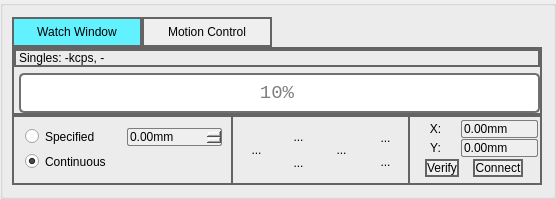
      <widget class="QGroupBox" name="groupBox_2">
       <property name="styleSheet">
        <string notr="true"/>
       </property>
       <property name="title">
        <string/>
       </property>
       <layout class="QVBoxLayout" name="verticalLayout_2" stretch="0,0,0">
        <property name="spacing">
         <number>0</number>
        </property>
        <property name="leftMargin">
         <number>9</number>
        </property>
        <item>
         <layout class="QHBoxLayout" name="horizontalLayout_11">
          <property name="spacing">
           <number>0</number>
          </property>
          <item>
           <widget class="QPushButton" name="pushButton_6">
            <property name="minimumSize">
             <size>
              <width>130</width>
              <height>30</height>
             </size>
            </property>
            <property name="styleSheet">
             <string notr="true">color: rgb(0, 0, 0);
font: 16px &quot;微软雅黑&quot;;
background-color: rgb(98,241,255);
border: 2px solid rgb(100, 100, 100);</string>
            </property>
            <property name="text">
             <string>Watch Window</string>
            </property>
           </widget>
          </item>
          <item>
           <widget class="QPushButton" name="pushButton_7">
            <property name="sizePolicy">
             <sizepolicy hsizetype="Minimum" vsizetype="Fixed">
              <horstretch>0</horstretch>
              <verstretch>0</verstretch>
             </sizepolicy>
            </property>
            <property name="minimumSize">
             <size>
              <width>130</width>
              <height>30</height>
             </size>
            </property>
            <property name="styleSheet">
             <string notr="true">color: rgb(0, 0, 0);
font: 16px &quot;微软雅黑&quot;;
background-color: rgb(239, 239, 239);
border: 2px solid rgb(100, 100, 100);</string>
            </property>
            <property name="text">
             <string>Motion Control</string>
            </property>
           </widget>
          </item>
          <item>
           <spacer name="horizontalSpacer_19">
            <property name="orientation">
             <enum>Qt::Horizontal</enum>
            </property>
            <property name="sizeHint" stdset="0">
             <size>
              <width>40</width>
              <height>20</height>
             </size>
            </property>
           </spacer>
          </item>
         </layout>
        </item>
        <item>
         <widget class="QGroupBox" name="groupBox_9">
          <property name="sizePolicy">
           <sizepolicy hsizetype="Preferred" vsizetype="Preferred">
            <horstretch>0</horstretch>
            <verstretch>100</verstretch>
           </sizepolicy>
          </property>
          <property name="minimumSize">
           <size>
            <width>0</width>
            <height>0</height>
           </size>
          </property>
          <property name="styleSheet">
           <string notr="true">border: 2px solid rgb(100, 100, 100);
border-radius:0px;</string>
          </property>
          <property name="title">
           <string/>
          </property>
          <layout class="QVBoxLayout" name="verticalLayout_9" stretch="2,1">
           <property name="leftMargin">
            <number>0</number>
           </property>
           <property name="topMargin">
            <number>0</number>
           </property>
           <property name="rightMargin">
            <number>0</number>
           </property>
           <property name="bottomMargin">
            <number>0</number>
           </property>
           <item>
            <widget class="QLabel" name="label_27">
             <property name="text">
              <string>Singles: -kcps, -</string>
             </property>
            </widget>
           </item>
           <item>
            <widget class="QProgressBar" name="progressBar_coin">
             <property name="sizePolicy">
              <sizepolicy hsizetype="Expanding" vsizetype="Minimum">
               <horstretch>0</horstretch>
               <verstretch>0</verstretch>
              </sizepolicy>
             </property>
             <property name="minimumSize">
              <size>
               <width>500</width>
               <height>40</height>
              </size>
             </property>
             <property name="font">
              <font>
               <family>Consolas</family>
               <pointsize>14</pointsize>
              </font>
             </property>
             <property name="styleSheet">
              <string notr="true">QProgressBar {   

border: 2px solid #707070;
/*
color:rgba(24,144,255,1.0);
*/
color:grey;
border-radius: 5px;   
background-color: #FFFFFF;
margin-right: 7ex;
margin-left:5px;
text-align:center;
}
QProgressBar::chunk {
	background: qlineargradient(
		x1:0,y1:0.5,
		x2:1,y2:0.5,
		stop:0 rgb(98,241,255),
		stop:1 rgb(98,241,255)
	);
	margin: 3px 0 3px 1px;
	border-radius: 6px;   
	width: 6px;

}</string>
             </property>
             <property name="value">
              <number>10</number>
             </property>
             <property name="alignment">
              <set>Qt::AlignCenter</set>
             </property>
            </widget>
           </item>
          </layout>
         </widget>
        </item>
        <item>
         <widget class="QGroupBox" name="groupBox_8">
          <property name="styleSheet">
           <string notr="true">border: 2px solid rgb(100, 100, 100);
border-radius:0px;</string>
          </property>
          <property name="title">
           <string/>
          </property>
          <layout class="QHBoxLayout" name="horizontalLayout_8" stretch="5,1,1,1,1,3">
           <property name="spacing">
            <number>0</number>
           </property>
           <property name="leftMargin">
            <number>0</number>
           </property>
           <property name="topMargin">
            <number>0</number>
           </property>
           <property name="rightMargin">
            <number>0</number>
           </property>
           <property name="bottomMargin">
            <number>0</number>
           </property>
           <item>
            <widget class="QGroupBox" name="groupBox_4">
             <property name="styleSheet">
              <string notr="true">border: 0px;
border-right: 2px solid rgb(100, 100, 100);</string>
             </property>
             <property name="title">
              <string/>
             </property>
             <layout class="QVBoxLayout" name="verticalLayout_5">
              <item>
               <layout class="QHBoxLayout" name="horizontalLayout" stretch="1,1">
                <item>
                 <widget class="QRadioButton" name="radioButton">
                  <property name="styleSheet">
                   <string notr="true">border: 0px;</string>
                  </property>
                  <property name="text">
                   <string>Specified</string>
                  </property>
                 </widget>
                </item>
                <item>
                 <widget class="QDoubleSpinBox" name="doubleSpinBox">
                  <property name="styleSheet">
                   <string notr="true">background-color: rgb(239,239,239);
font: 16px &quot;微软雅黑&quot;;
border: 1px solid rgb(125, 125, 125);
border-radius: 2px;</string>
                  </property>
                  <property name="suffix">
                   <string>mm</string>
                  </property>
                 </widget>
                </item>
               </layout>
              </item>
              <item>
               <layout class="QHBoxLayout" name="horizontalLayout_7" stretch="1,1">
                <item>
                 <widget class="QRadioButton" name="radioButton_2">
                  <property name="styleSheet">
                   <string notr="true">border: 0px;</string>
                  </property>
                  <property name="text">
                   <string>Continuous</string>
                  </property>
                  <property name="checked">
                   <bool>true</bool>
                  </property>
                 </widget>
                </item>
                <item>
                 <spacer name="horizontalSpacer_7">
                  <property name="orientation">
                   <enum>Qt::Horizontal</enum>
                  </property>
                  <property name="sizeHint" stdset="0">
                   <size>
                    <width>40</width>
                    <height>20</height>
                   </size>
                  </property>
                 </spacer>
                </item>
               </layout>
              </item>
             </layout>
            </widget>
           </item>
           <item>
            <widget class="QGroupBox" name="groupBox_5">
             <property name="layoutDirection">
              <enum>Qt::RightToLeft</enum>
             </property>
             <property name="styleSheet">
              <string notr="true">border: 0px</string>
             </property>
             <property name="title">
              <string/>
             </property>
             <layout class="QVBoxLayout" name="verticalLayout_14">
              <item>
               <widget class="QToolButton" name="toolButton_3">
                <property name="styleSheet">
                 <string notr="true">border: 0px;</string>
                </property>
                <property name="text">
                 <string>...</string>
                </property>
                <property name="icon">
                 <iconset>
                  <selectedon>:/icon/direction/left.png</selectedon>
                 </iconset>
                </property>
                <property name="iconSize">
                 <size>
                  <width>40</width>
                  <height>40</height>
                 </size>
                </property>
                <property name="autoRepeat">
                 <bool>true</bool>
                </property>
                <property name="autoRepeatInterval">
                 <number>1000</number>
                </property>
               </widget>
              </item>
             </layout>
            </widget>
           </item>
           <item>
            <widget class="QGroupBox" name="groupBox_6">
             <property name="layoutDirection">
              <enum>Qt::LeftToRight</enum>
             </property>
             <property name="styleSheet">
              <string notr="true">border: 0px</string>
             </property>
             <property name="title">
              <string/>
             </property>
             <property name="alignment">
              <set>Qt::AlignCenter</set>
             </property>
             <layout class="QVBoxLayout" name="verticalLayout_10">
              <property name="spacing">
               <number>0</number>
              </property>
              <property name="leftMargin">
               <number>0</number>
              </property>
              <property name="topMargin">
               <number>0</number>
              </property>
              <property name="rightMargin">
               <number>0</number>
              </property>
              <property name="bottomMargin">
               <number>0</number>
              </property>
              <item>
               <layout class="QHBoxLayout" name="horizontalLayout_13">
                <item>
                 <widget class="QToolButton" name="toolButton_2">
                  <property name="styleSheet">
                   <string notr="true">border: 0px;</string>
                  </property>
                  <property name="text">
                   <string>...</string>
                  </property>
                  <property name="icon">
                   <iconset>
                    <selectedon>:/icon/direction/up.png</selectedon>
                   </iconset>
                  </property>
                  <property name="iconSize">
                   <size>
                    <width>40</width>
                    <height>40</height>
                   </size>
                  </property>
                  <property name="autoRepeat">
                   <bool>true</bool>
                  </property>
                  <property name="autoRepeatInterval">
                   <number>1000</number>
                  </property>
                 </widget>
                </item>
               </layout>
              </item>
              <item>
               <layout class="QHBoxLayout" name="horizontalLayout_10">
                <item>
                 <widget class="QToolButton" name="toolButton_5">
                  <property name="styleSheet">
                   <string notr="true">border: 0px;</string>
                  </property>
                  <property name="text">
                   <string>...</string>
                  </property>
                  <property name="icon">
                   <iconset>
                    <selectedon>:/icon/direction/down.png</selectedon>
                   </iconset>
                  </property>
                  <property name="iconSize">
                   <size>
                    <width>40</width>
                    <height>40</height>
                   </size>
                  </property>
                  <property name="autoRepeat">
                   <bool>true</bool>
                  </property>
                  <property name="autoRepeatInterval">
                   <number>1000</number>
                  </property>
                 </widget>
                </item>
               </layout>
              </item>
             </layout>
            </widget>
           </item>
           <item>
            <widget class="QGroupBox" name="groupBox_7">
             <property name="styleSheet">
              <string notr="true">border: 0px</string>
             </property>
             <property name="title">
              <string/>
             </property>
             <layout class="QVBoxLayout" name="verticalLayout_15">
              <item>
               <widget class="QToolButton" name="toolButton_6">
                <property name="styleSheet">
                 <string notr="true">border: 0px;</string>
                </property>
                <property name="text">
                 <string>...</string>
                </property>
                <property name="icon">
                 <iconset>
                  <selectedon>:/icon/direction/right.png</selectedon>
                 </iconset>
                </property>
                <property name="iconSize">
                 <size>
                  <width>40</width>
                  <height>40</height>
                 </size>
                </property>
                <property name="autoRepeat">
                 <bool>true</bool>
                </property>
                <property name="autoRepeatInterval">
                 <number>1000</number>
                </property>
               </widget>
              </item>
             </layout>
            </widget>
           </item>
           <item>
            <widget class="QGroupBox" name="groupBox_10">
             <property name="styleSheet">
              <string notr="true">border: 0px</string>
             </property>
             <property name="title">
              <string/>
             </property>
             <layout class="QVBoxLayout" name="verticalLayout_8">
              <item>
               <widget class="QToolButton" name="toolButton_7">
                <property name="styleSheet">
                 <string notr="true">border: 0px;</string>
                </property>
                <property name="text">
                 <string>...</string>
                </property>
                <property name="icon">
                 <iconset>
                  <selectedon>:/icon/direction/pause.png</selectedon>
                 </iconset>
                </property>
                <property name="iconSize">
                 <size>
                  <width>40</width>
                  <height>40</height>
                 </size>
                </property>
               </widget>
              </item>
              <item>
               <widget class="QToolButton" name="toolButton_4">
                <property name="styleSheet">
                 <string notr="true">border: 0px;</string>
                </property>
                <property name="text">
                 <string>...</string>
                </property>
                <property name="icon">
                 <iconset>
                  <selectedon>:/icon/direction/home.png</selectedon>
                 </iconset>
                </property>
                <property name="iconSize">
                 <size>
                  <width>40</width>
                  <height>40</height>
                 </size>
                </property>
               </widget>
              </item>
             </layout>
            </widget>
           </item>
           <item>
            <widget class="QGroupBox" name="groupBox_15">
             <property name="styleSheet">
              <string notr="true">border: 0px;
border-left: 2px solid rgb(100, 100, 100);</string>
             </property>
             <property name="title">
              <string/>
             </property>
             <layout class="QVBoxLayout" name="verticalLayout_7">
              <property name="spacing">
               <number>0</number>
              </property>
              <property name="leftMargin">
               <number>0</number>
              </property>
              <property name="topMargin">
               <number>0</number>
              </property>
              <property name="rightMargin">
               <number>0</number>
              </property>
              <property name="bottomMargin">
               <number>0</number>
              </property>
              <item>
               <layout class="QHBoxLayout" name="horizontalLayout_3" stretch="2,3">
                <item>
                 <widget class="QLabel" name="label_10">
                  <property name="styleSheet">
                   <string notr="true">border: 0px</string>
                  </property>
                  <property name="text">
                   <string>X:</string>
                  </property>
                  <property name="alignment">
                   <set>Qt::AlignCenter</set>
                  </property>
                 </widget>
                </item>
                <item>
                 <widget class="QDoubleSpinBox" name="doubleSpinBox_4">
                  <property name="enabled">
                   <bool>true</bool>
                  </property>
                  <property name="styleSheet">
                   <string notr="true">background-color: rgb(239,239,239);
font: 16px &quot;微软雅黑&quot;;
border: 1px solid rgb(125, 125, 125);
border-radius: 2px;</string>
                  </property>
                  <property name="readOnly">
                   <bool>true</bool>
                  </property>
                  <property name="buttonSymbols">
                   <enum>QAbstractSpinBox::NoButtons</enum>
                  </property>
                  <property name="suffix">
                   <string>mm</string>
                  </property>
                  <property name="minimum">
                   <double>-999.000000000000000</double>
                  </property>
                  <property name="maximum">
                   <double>999.000000000000000</double>
                  </property>
                 </widget>
                </item>
               </layout>
              </item>
              <item>
               <layout class="QHBoxLayout" name="horizontalLayout_4" stretch="2,3">
                <item>
                 <widget class="QLabel" name="label_11">
                  <property name="styleSheet">
                   <string notr="true">border: 0px</string>
                  </property>
                  <property name="text">
                   <string>Y:</string>
                  </property>
                  <property name="alignment">
                   <set>Qt::AlignCenter</set>
                  </property>
                 </widget>
                </item>
                <item>
                 <widget class="QDoubleSpinBox" name="doubleSpinBox_5">
                  <property name="enabled">
                   <bool>true</bool>
                  </property>
                  <property name="styleSheet">
                   <string notr="true">background-color: rgb(239,239,239);
font: 16px &quot;微软雅黑&quot;;
border: 1px solid rgb(125, 125, 125);
border-radius: 2px;</string>
                  </property>
                  <property name="readOnly">
                   <bool>true</bool>
                  </property>
                  <property name="buttonSymbols">
                   <enum>QAbstractSpinBox::NoButtons</enum>
                  </property>
                  <property name="suffix">
                   <string>mm</string>
                  </property>
                  <property name="minimum">
                   <double>-999.000000000000000</double>
                  </property>
                  <property name="maximum">
                   <double>999.000000000000000</double>
                  </property>
                 </widget>
                </item>
               </layout>
              </item>
              <item>
               <layout class="QHBoxLayout" name="horizontalLayout_15" stretch="1,2,1,2,1">
                <item>
                 <spacer name="horizontalSpacer_9">
                  <property name="orientation">
                   <enum>Qt::Horizontal</enum>
                  </property>
                  <property name="sizeHint" stdset="0">
                   <size>
                    <width>40</width>
                    <height>20</height>
                   </size>
                  </property>
                 </spacer>
                </item>
                <item>
                 <widget class="QPushButton" name="pushButton_2">
                  <property name="styleSheet">
                   <string notr="true">color: rgb(0, 0, 0);
font: 16px &quot;微软雅黑&quot;;
background-color: rgb(239, 239, 239);
border: 2px solid rgb(100, 100, 100);</string>
                  </property>
                  <property name="text">
                   <string>Verify</string>
                  </property>
                 </widget>
                </item>
                <item>
                 <spacer name="horizontalSpacer_10">
                  <property name="orientation">
                   <enum>Qt::Horizontal</enum>
                  </property>
                  <property name="sizeHint" stdset="0">
                   <size>
                    <width>40</width>
                    <height>20</height>
                   </size>
                  </property>
                 </spacer>
                </item>
                <item>
                 <widget class="QPushButton" name="pushButton_8">
                  <property name="styleSheet">
                   <string notr="true">color: rgb(0, 0, 0);
font: 16px &quot;微软雅黑&quot;;
background-color: rgb(239, 239, 239);
border: 2px solid rgb(100, 100, 100);</string>
                  </property>
                  <property name="text">
                   <string>Connect</string>
                  </property>
                 </widget>
                </item>
                <item>
                 <spacer name="horizontalSpacer_8">
                  <property name="orientation">
                   <enum>Qt::Horizontal</enum>
                  </property>
                  <property name="sizeHint" stdset="0">
                   <size>
                    <width>40</width>
                    <height>20</height>
                   </size>
                  </property>
                 </spacer>
                </item>
               </layout>
              </item>
             </layout>
            </widget>
           </item>
          </layout>
         </widget>
        </item>
       </layout>
      </widget>
